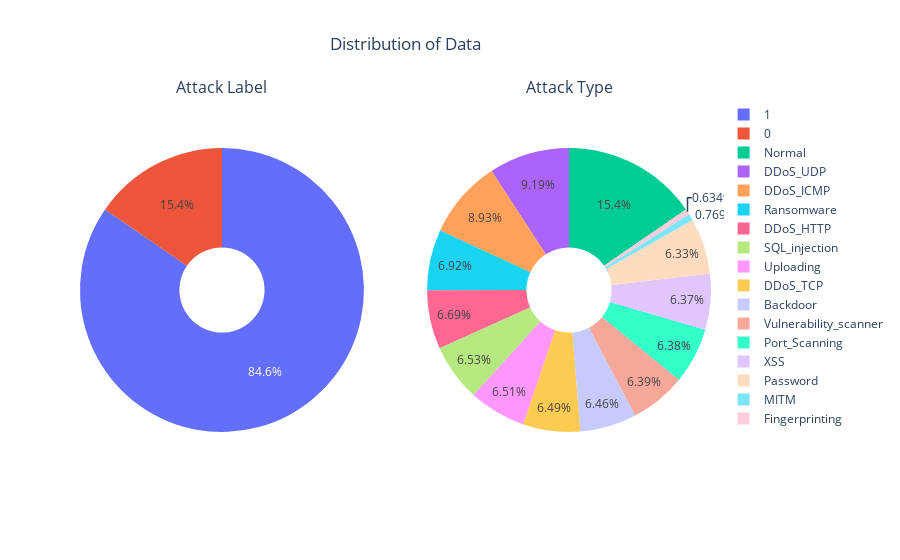

This figure's notebook cell:
### Code cell
import plotly.express as px
import plotly.graph_objects as go
from plotly.subplots import make_subplots

fig = make_subplots(rows=1, cols=2, subplot_titles=('Attack Label', 'Attack Type'), specs=[[{'type':'pie'}, {'type':'pie'}]])
fig.add_trace(go.Pie(labels=df['Attack_label'].value_counts().index, values=df['Attack_label'].value_counts().values, hole=0.3), row=1, col=1)
fig.add_trace(go.Pie(labels=df['Attack_type'].value_counts().index, values=df['Attack_type'].value_counts().values, hole=0.3), row=1, col=2)
fig.update_layout(title='Distribution of Data', title_x=0.45)
fig.show()

### Figure 1 — Plotly figure (JSON) as saved in the notebook; plotly's stock layout.template omitted (floating-point values rounded to 4 significant figures)
{"data": [{"domain": {"x": [0, 0.45], "y": [0, 1]}, "hole": 0.3, "labels": [1, 0], "type": "pie", "values": [133499, 24301]}, {"domain": {"x": [0.55, 1], "y": [0, 1]}, "hole": 0.3, "labels": ["Normal", "DDoS_UDP", "DDoS_ICMP", "Ransomware", "DDoS_HTTP", "SQL_injection", "Uploading", "DDoS_TCP", "Backdoor", "Vulnerability_scanner", "Port_Scanning", "XSS", "Password", "MITM", "Fingerprinting"], "type": "pie", "values": [24301, 14498, 14090, 10925, 10561, 10311, 10269, 10247, 10195, 10076, 10071, 10052, 9989, 1214, 1001]}], "layout": {"annotations": [{"font": {"size": 16}, "showarrow": false, "text": "Attack Label", "x": 0.225, "xanchor": "center", "xref": "paper", "y": 1, "yanchor": "bottom", "yref": "paper"}, {"font": {"size": 16}, "showarrow": false, "text": "Attack Type", "x": 0.775, "xanchor": "center", "xref": "paper", "y": 1, "yanchor": "bottom", "yref": "paper"}], "title": {"text": "Distribution of Data", "x": 0.45}}}
